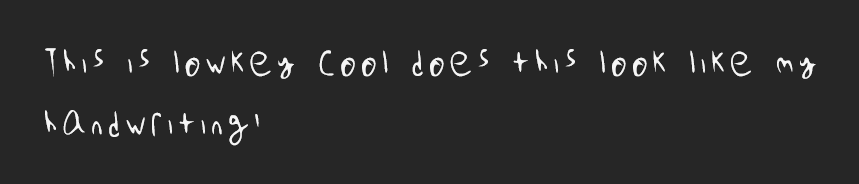
#> input picture test/drawing/test.png, 859 x 184 px
$ python -i image_processing.py   (imports and definitions only)
#> lines starting #> are read from the running program, lines starting #| are printed output that depends on the picture; after the words box and inside, x2 and y2 are one past the last pixel; in counts of white or black regions, pixels touching at a corner belong together
import cv2
import numpy as np

def read_image(img):
    np_img = np.array(img)

    if np_img.ndim == 3:
        return cv2.cvtColor(np_img, cv2.COLOR_RGB2BGR)

    else:
        return np_img

def convert_to_grayscale(image):
    return cv2.cvtColor(image, cv2.COLOR_BGR2GRAY)

def apply_threshold(gray_image):
    _, thresh = cv2.threshold(gray_image, 0, 255, cv2.THRESH_BINARY_INV + cv2.THRESH_OTSU)
    return thresh

def find_contours(thresh_image):
    contours, hierarchy = cv2.findContours(thresh_image, cv2.RETR_TREE, cv2.CHAIN_APPROX_NONE)
    return contours, hierarchy

def filter_outer_contours(contours, hierarchy):
    outer_contours = []
    for i, contour in enumerate(contours):
        if hierarchy[0][i][3] == -1:
            outer_contours.append(contour)
    return outer_contours

def get_contour_start_y(contour):
    return contour[0][0][1]

def get_contour_start_x(contour):
    return contour[0][0][0]

def sort_contours(contours):
    # First sort by the x-coordinate
    contours = sorted(contours, key=lambda c: get_contour_start_x(c))
    # Then sort by the y-coordinate within each line
    sorted_contours = []
    current_line = []
    current_y = None

    for contour in contours:
        contour_y = get_contour_start_y(contour)
        if current_y is None:
            current_y = contour_y
        if abs(contour_y - current_y) > 10:
            current_line = sorted(current_line, key=lambda c: get_contour_start_x(c))
            sorted_contours.extend(current_line)
            current_line = [contour]
            current_y = contour_y
        else:
            current_line.append(contour)

    if current_line:
        current_line = sorted(current_line, key=lambda c: get_contour_start_x(c))
        sorted_contours.extend(current_line)

    return sorted_contours

def get_contour_coordinates(contours, x_offset, y_offset):
    coords = []
    for contour in contours:
        for point in contour:
            coords.append((point[0][0] + x_offset, point[0][1] + y_offset))
    return coords

def draw_contours(image, contours):
    cv2.drawContours(image, contours, -1, (0, 255, 0), 2)
    return image

def get_coordinates_from_processed_img(img, x_offset=0, y_offset=0):
    image = read_image(img)
    gray_image = convert_to_grayscale(image)
    thresh_image = apply_threshold(gray_image)
    contours, hierarchy = find_contours(thresh_image)
    outer_contours = filter_outer_contours(contours, hierarchy)
    sorted_contours = sort_contours(outer_contours)
    coords = get_contour_coordinates(sorted_contours, x_offset, y_offset)

    image_with_contours = draw_contours(image, sorted_contours)
    cv2.imwrite('image_with_contours.png', image_with_contours)

    return coords

>>> import cv2
>>> picture = cv2.cvtColor(cv2.imread('../test/drawing/test.png'), cv2.COLOR_BGR2RGB)
#> picture is the input picture: shape (184, 859, 3); min 38, max 246, mean 43
>>> result = get_coordinates_from_processed_img(picture)
#> in apply_threshold, `_, thresh = cv2.threshold(gray_image, 0, 255, cv2.THRESH_BINARY_INV + ..`:
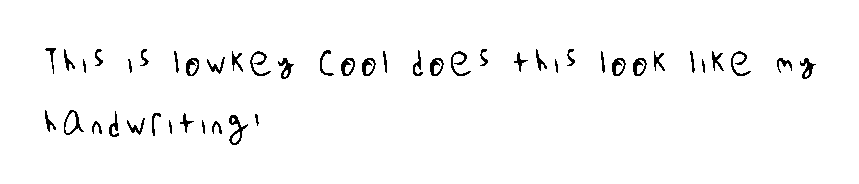
#> thresh: shape (184, 859); 97.5% white; black in thin lines or dots, all inside (x1, y1, x2, y2) = (45, 48, 816, 145)
#> in find_contours, `contours, hierarchy = cv2.findContours(thresh_image, cv2.RETR_TREE, cv..`: contours = 59 contours, 4 with area under 20; largest, box (x1, y1, x2, y2) and area: (0, 0, 859, 184) 157014, (63, 109, 85, 136) 336, (228, 114, 249, 146) 302, (340, 57, 356, 77) 225, (632, 57, 648, 77) 220
#> the loop in filter_outer_contours, `for i, contour in enumerate(contours):` made 59 passes
#> contour on pass 38: [[194, 65], [195, 64], [196, 65], [195, 66]]
#> after the loop in filter_outer_contours, `for i, contour in enumerate(contours):`: outer_contours = 1 contour; box (x1, y1, x2, y2) and area: (0, 0, 859, 184) 157014
#> in sort_contours, `contours = sorted(contours, key=lambda c: get_contour_start_x(c))`: contours has the same summary as outer_contours in filter_outer_contours
#> the loop in sort_contours, `for contour in contours:` made 1 pass
#> (contour_y, current_y) on pass 1: (0, 0)
#> after the loop in sort_contours, `for contour in contours:`: current_line has the same summary as outer_contours in filter_outer_contours; current_y = 0; sorted_contours = []
#> in get_coordinates_from_processed_img, `sorted_contours = sort_contours(outer_contours)`: sorted_contours has the same summary as outer_contours in filter_outer_contours
#> the loop in get_contour_coordinates, `for contour in contours:` made 1 pass
#> after the loop in get_contour_coordinates, `for contour in contours:`: coords = 2082 pairs, first value 0 to 858, second value 0 to 183
#> in draw_contours, `cv2.drawContours(image, contours, -1, (0, 255, 0), 2)`:
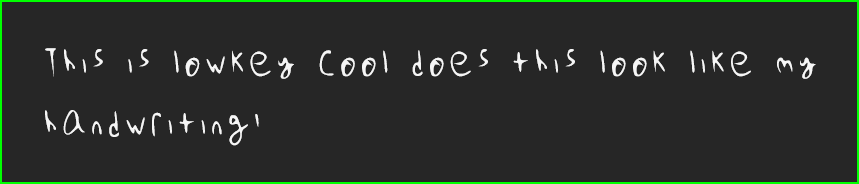
#> image: shape (184, 859, 3); 2.63% of pixels changed, all inside (x1, y1, x2, y2) = (0, 0, 859, 184)
#> result has the same summary as coords in get_contour_coordinates
